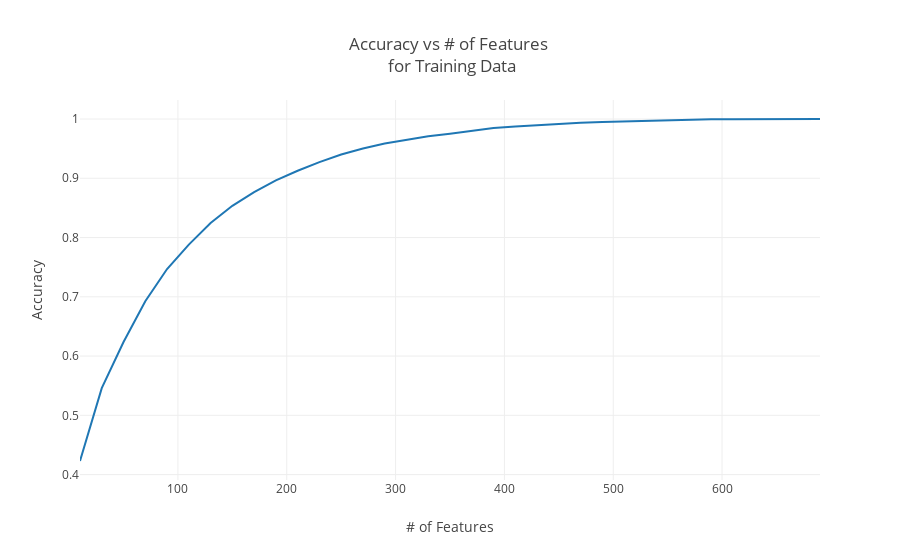

Notebook cell for this chart:
### Code cell
vs.plot_accuracy_train(train_errs_cum, num_latent_feats, df)

### Figure 1 — Plotly figure (JSON) as saved in the notebook; plotly's stock layout.template omitted (floating-point values rounded to 4 significant figures)
{"data": [{"type": "scatter", "uid": "0b0440cf-d24c-4c5c-b002-8609ea82ec87", "x": [10, 30, 50, 70, 90, 110, 130, 150, 170, 190, 210, 230, 250, 270, 290, 310, 330, 350, 370, 390, 410, 430, 450, 470, 490, 510, 530, 550, 570, 590, 610, 630, 650, 670, 690], "y": [0.4229, 0.5459, 0.6236, 0.6924, 0.7469, 0.7881, 0.8246, 0.8536, 0.8765, 0.8964, 0.9127, 0.9272, 0.9402, 0.9503, 0.9585, 0.9651, 0.9707, 0.9753, 0.9798, 0.9847, 0.9873, 0.9896, 0.9916, 0.9935, 0.995, 0.996, 0.9973, 0.9983, 0.999, 0.9994, 0.9995, 0.9997, 0.9999, 1, 1]}], "layout": {"title": {"text": "Accuracy vs # of Features <br> for Training Data"}, "xaxis": {"automargin": true, "title": {"text": "# of Features"}}, "yaxis": {"automargin": true, "title": {"text": "Accuracy"}}}}
